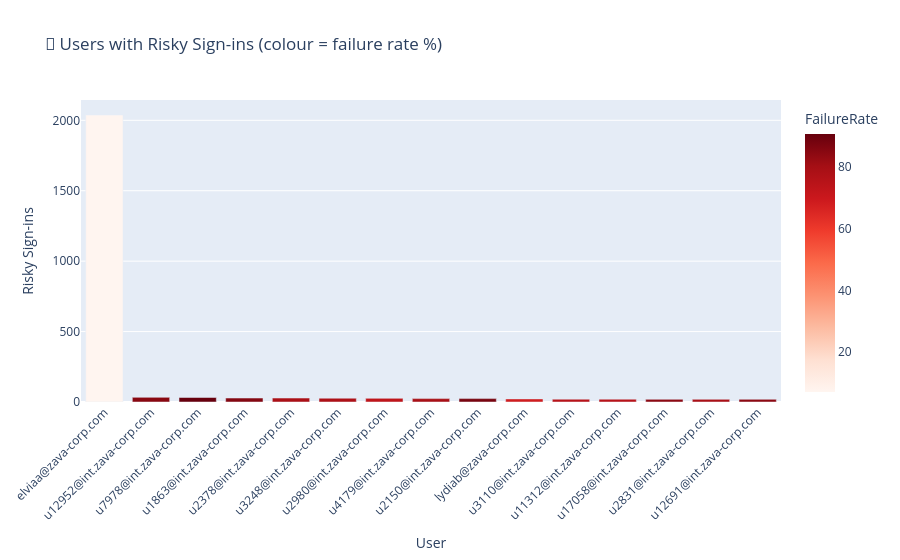

Notebook code for this chart:
### Code cell
# Risky Sign-ins Analysis
# NOTE: The 'RiskySignIns' table is not available in all Sentinel workspaces.
# Using SigninLogs with RiskLevelDuringSignIn column instead (always available).
risky_signins_query = f"""
// Risky Sign-ins — SigninLogs filtered by RiskLevelDuringSignIn
SigninLogs
| where {TIME_RANGE}
| where RiskLevelDuringSignIn in ("medium", "high")
| summarize
    RiskySignInCount   = count(),
    RiskLevels         = make_set(RiskLevelDuringSignIn),
    Locations          = make_set(Location, 10),
    IPs                = make_set(IPAddress, 10),
    Apps               = make_set(AppDisplayName, 10),
    FirstRiskySignIn   = min(TimeGenerated),
    LastRiskySignIn    = max(TimeGenerated),
    FailedCount        = countif(ResultType != 0),
    SuccessCount       = countif(ResultType == 0)
    by UserPrincipalName
| extend DaysAtRisk    = datetime_diff('day', LastRiskySignIn, FirstRiskySignIn)
| extend FailureRate   = round(100.0 * FailedCount / RiskySignInCount, 1)
| order by RiskySignInCount desc
| take 50
"""

risky_signins = run_kql(risky_signins_query, "Analyzing risky sign-ins")

if not risky_signins.empty:
    print(f"\n🔐 Found {len(risky_signins)} users with risky sign-ins")
    display(risky_signins)
    # Top risky users chart
    top_risky = risky_signins.head(15)
    fig = px.bar(top_risky, x="UserPrincipalName", y="RiskySignInCount",
                 color="FailureRate",
                 color_continuous_scale="Reds",
                 title="🔐 Users with Risky Sign-ins (colour = failure rate %)",
                 labels={"UserPrincipalName": "User", "RiskySignInCount": "Risky Sign-ins"})
    fig.update_layout(xaxis_tickangle=-45)
    fig.show()
else:
    print("✅ No risky sign-ins (medium/high risk) found in SigninLogs for this period")

### Figure 1 — Plotly figure (JSON) as saved in the notebook; plotly's stock layout.template omitted (floating-point values rounded to 4 significant figures)
{"data": [{"hovertemplate": "User=%{x}<br>Risky Sign-ins=%{y}<br>FailureRate=%{marker.color}<extra></extra>", "legendgroup": "", "marker": {"color": [7.1, 84.8, 90.6, 85.7, 78.6, 77.8, 73.1, 79.2, 87.5, 68.2, 75.0, 75.0, 84.2, 78.9, 84.2], "coloraxis": "coloraxis", "pattern": {"shape": ""}}, "name": "", "orientation": "v", "showlegend": false, "textposition": "auto", "type": "bar", "x": ["elviaa@zava-corp.com", "u12952@int.zava-corp.com", "u7978@int.zava-corp.com", "u1863@int.zava-corp.com", "u2378@int.zava-corp.com", "u3248@int.zava-corp.com", "u2980@int.zava-corp.com", "u4179@int.zava-corp.com", "u2150@int.zava-corp.com", "lydiab@zava-corp.com", "u3110@int.zava-corp.com", "u11312@int.zava-corp.com", "u17058@int.zava-corp.com", "u2831@int.zava-corp.com", "u12691@int.zava-corp.com"], "xaxis": "x", "y": [2037, 33, 32, 28, 28, 27, 26, 24, 24, 22, 20, 20, 19, 19, 19], "yaxis": "y"}], "layout": {"barmode": "relative", "coloraxis": {"colorbar": {"title": {"text": "FailureRate"}}, "colorscale": [[0, "rgb(255,245,240)"], [0.125, "rgb(254,224,210)"], [0.25, "rgb(252,187,161)"], [0.375, "rgb(252,146,114)"], [0.5, "rgb(251,106,74)"], [0.625, "rgb(239,59,44)"], [0.75, "rgb(203,24,29)"], [0.875, "rgb(165,15,21)"], [1, "rgb(103,0,13)"]]}, "legend": {"tracegroupgap": 0}, "title": {"text": "🔐 Users with Risky Sign-ins (colour = failure rate %)"}, "xaxis": {"anchor": "y", "domain": [0, 1], "tickangle": -45, "title": {"text": "User"}}, "yaxis": {"anchor": "x", "domain": [0, 1], "title": {"text": "Risky Sign-ins"}}}}
